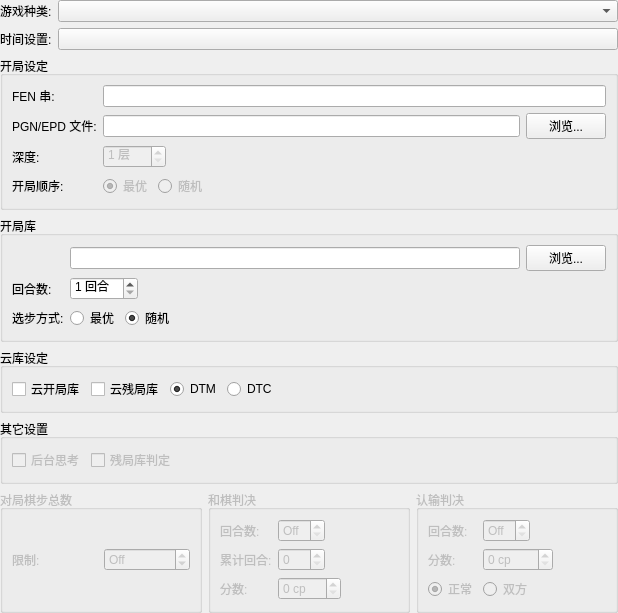
<?xml version="1.0" encoding="UTF-8"?>
<ui version="4.0">
 <class>GameSettingsWidget</class>
 <widget class="QWidget" name="GameSettingsWidget">
  <property name="geometry">
   <rect>
    <x>0</x>
    <y>0</y>
    <width>618</width>
    <height>583</height>
   </rect>
  </property>
  <property name="windowTitle">
   <string>Form</string>
  </property>
  <layout class="QVBoxLayout" name="verticalLayout">
   <property name="leftMargin">
    <number>0</number>
   </property>
   <property name="topMargin">
    <number>0</number>
   </property>
   <property name="rightMargin">
    <number>0</number>
   </property>
   <property name="bottomMargin">
    <number>0</number>
   </property>
   <item>
    <layout class="QFormLayout" name="formLayout_2">
     <property name="sizeConstraint">
      <enum>QLayout::SetFixedSize</enum>
     </property>
     <property name="fieldGrowthPolicy">
      <enum>QFormLayout::AllNonFixedFieldsGrow</enum>
     </property>
     <item row="1" column="0">
      <widget class="QLabel" name="m_variantLabel">
       <property name="text">
        <string>游戏种类:</string>
       </property>
       <property name="buddy">
        <cstring>m_variantCombo</cstring>
       </property>
      </widget>
     </item>
     <item row="1" column="1">
      <widget class="QComboBox" name="m_variantCombo"/>
     </item>
     <item row="2" column="0">
      <widget class="QLabel" name="m_timeControlLabel">
       <property name="text">
        <string>时间设置:</string>
       </property>
       <property name="buddy">
        <cstring>m_timeControlBtn</cstring>
       </property>
      </widget>
     </item>
     <item row="2" column="1">
      <widget class="QPushButton" name="m_timeControlBtn">
       <property name="text">
        <string/>
       </property>
      </widget>
     </item>
    </layout>
   </item>
   <item>
    <widget class="QGroupBox" name="groupBox_3">
     <property name="enabled">
      <bool>true</bool>
     </property>
     <property name="title">
      <string>开局设定</string>
     </property>
     <layout class="QFormLayout" name="formLayout_4">
      <property name="fieldGrowthPolicy">
       <enum>QFormLayout::ExpandingFieldsGrow</enum>
      </property>
      <item row="1" column="0">
       <widget class="QLabel" name="m_pgnEpdLabel">
        <property name="text">
         <string>PGN/EPD 文件:</string>
        </property>
        <property name="buddy">
         <cstring>m_openingSuiteEdit</cstring>
        </property>
       </widget>
      </item>
      <item row="1" column="1">
       <layout class="QHBoxLayout" name="horizontalLayout_2">
        <item>
         <widget class="QLineEdit" name="m_openingSuiteEdit"/>
        </item>
        <item>
         <widget class="QPushButton" name="m_browseOpeningSuiteBtn">
          <property name="text">
           <string>浏览...</string>
          </property>
         </widget>
        </item>
       </layout>
      </item>
      <item row="3" column="0">
       <widget class="QLabel" name="m_openingOrderLabel">
        <property name="text">
         <string>开局顺序:</string>
        </property>
        <property name="buddy">
         <cstring>m_seqOrderRadio</cstring>
        </property>
       </widget>
      </item>
      <item row="3" column="1">
       <layout class="QHBoxLayout" name="horizontalLayout_3">
        <item>
         <widget class="QRadioButton" name="m_seqOrderRadio">
          <property name="enabled">
           <bool>false</bool>
          </property>
          <property name="text">
           <string>最优</string>
          </property>
          <property name="checked">
           <bool>true</bool>
          </property>
          <property name="autoExclusive">
           <bool>true</bool>
          </property>
         </widget>
        </item>
        <item>
         <widget class="QRadioButton" name="m_randomOrderRadio">
          <property name="enabled">
           <bool>false</bool>
          </property>
          <property name="text">
           <string>随机</string>
          </property>
          <property name="checked">
           <bool>false</bool>
          </property>
         </widget>
        </item>
        <item>
         <spacer name="horizontalSpacer">
          <property name="orientation">
           <enum>Qt::Horizontal</enum>
          </property>
          <property name="sizeHint" stdset="0">
           <size>
            <width>40</width>
            <height>20</height>
           </size>
          </property>
         </spacer>
        </item>
       </layout>
      </item>
      <item row="2" column="0">
       <widget class="QLabel" name="m_openingSuiteDepth">
        <property name="text">
         <string>深度:</string>
        </property>
       </widget>
      </item>
      <item row="2" column="1">
       <widget class="QSpinBox" name="m_openingSuiteDepthSpin">
        <property name="enabled">
         <bool>false</bool>
        </property>
        <property name="suffix">
         <string> 层</string>
        </property>
        <property name="minimum">
         <number>1</number>
        </property>
        <property name="maximum">
         <number>999</number>
        </property>
       </widget>
      </item>
      <item row="0" column="0">
       <widget class="QLabel" name="m_fenLabel">
        <property name="text">
         <string>FEN 串:</string>
        </property>
        <property name="buddy">
         <cstring>m_fenEdit</cstring>
        </property>
       </widget>
      </item>
      <item row="0" column="1">
       <widget class="QLineEdit" name="m_fenEdit">
        <property name="maxLength">
         <number>128</number>
        </property>
       </widget>
      </item>
     </layout>
    </widget>
   </item>
   <item>
    <widget class="QGroupBox" name="m_openingBookGroup">
     <property name="enabled">
      <bool>true</bool>
     </property>
     <property name="title">
      <string>开局库</string>
     </property>
     <layout class="QFormLayout" name="formLayout_5">
      <property name="fieldGrowthPolicy">
       <enum>QFormLayout::ExpandingFieldsGrow</enum>
      </property>
      <item row="0" column="1">
       <layout class="QHBoxLayout" name="horizontalLayout_4">
        <item>
         <widget class="QLineEdit" name="m_polyglotFileEdit"/>
        </item>
        <item>
         <widget class="QPushButton" name="m_browsePolyglotFile">
          <property name="text">
           <string>浏览...</string>
          </property>
         </widget>
        </item>
       </layout>
      </item>
      <item row="1" column="0">
       <widget class="QLabel" name="m_polyglotDepthLabel">
        <property name="enabled">
         <bool>true</bool>
        </property>
        <property name="text">
         <string>回合数:</string>
        </property>
        <property name="buddy">
         <cstring>m_polyglotDepthSpin</cstring>
        </property>
       </widget>
      </item>
      <item row="1" column="1">
       <widget class="QSpinBox" name="m_polyglotDepthSpin">
        <property name="enabled">
         <bool>true</bool>
        </property>
        <property name="suffix">
         <string> 回合</string>
        </property>
        <property name="minimum">
         <number>1</number>
        </property>
       </widget>
      </item>
      <item row="3" column="0">
       <widget class="QLabel" name="m_polyglotAccessMode">
        <property name="enabled">
         <bool>true</bool>
        </property>
        <property name="text">
         <string>选步方式:</string>
        </property>
        <property name="buddy">
         <cstring>m_ramAccessRadio</cstring>
        </property>
       </widget>
      </item>
      <item row="3" column="1">
       <layout class="QHBoxLayout" name="horizontalLayout_5">
        <item>
         <widget class="QRadioButton" name="m_BesMoveRadio">
          <property name="enabled">
           <bool>true</bool>
          </property>
          <property name="toolTip">
           <string>自动选择最高的评分走棋</string>
          </property>
          <property name="text">
           <string>最优</string>
          </property>
         </widget>
        </item>
        <item>
         <widget class="QRadioButton" name="m_ramAccessRadio">
          <property name="enabled">
           <bool>true</bool>
          </property>
          <property name="toolTip">
           <string>随便选择大于0分的棋步</string>
          </property>
          <property name="text">
           <string>随机</string>
          </property>
          <property name="checked">
           <bool>true</bool>
          </property>
         </widget>
        </item>
        <item>
         <spacer name="horizontalSpacer_2">
          <property name="orientation">
           <enum>Qt::Horizontal</enum>
          </property>
          <property name="sizeHint" stdset="0">
           <size>
            <width>40</width>
            <height>20</height>
           </size>
          </property>
         </spacer>
        </item>
       </layout>
      </item>
     </layout>
    </widget>
   </item>
   <item>
    <widget class="QGroupBox" name="groupBox">
     <property name="title">
      <string>云库设定</string>
     </property>
     <layout class="QVBoxLayout" name="verticalLayout_2">
      <item>
       <layout class="QHBoxLayout" name="horizontalLayout_9">
        <item>
         <widget class="QCheckBox" name="checkBoxUseYunOpengame">
          <property name="text">
           <string>云开局库</string>
          </property>
         </widget>
        </item>
        <item>
         <widget class="QCheckBox" name="checkBoxUseYunEndgame">
          <property name="text">
           <string>云残局库</string>
          </property>
         </widget>
        </item>
        <item>
         <widget class="QRadioButton" name="radioButtonYunDTM">
          <property name="text">
           <string>DTM</string>
          </property>
          <property name="checked">
           <bool>true</bool>
          </property>
         </widget>
        </item>
        <item>
         <widget class="QRadioButton" name="radioButtonYunDTC">
          <property name="text">
           <string>DTC</string>
          </property>
          <property name="checked">
           <bool>false</bool>
          </property>
         </widget>
        </item>
        <item>
         <spacer name="horizontalSpacer_3">
          <property name="orientation">
           <enum>Qt::Horizontal</enum>
          </property>
          <property name="sizeHint" stdset="0">
           <size>
            <width>40</width>
            <height>20</height>
           </size>
          </property>
         </spacer>
        </item>
       </layout>
      </item>
     </layout>
    </widget>
   </item>
   <item>
    <widget class="QGroupBox" name="groupBox_2">
     <property name="title">
      <string>其它设置</string>
     </property>
     <layout class="QHBoxLayout" name="horizontalLayout_8">
      <item>
       <widget class="QCheckBox" name="m_ponderingCheck">
        <property name="enabled">
         <bool>false</bool>
        </property>
        <property name="text">
         <string>后台思考</string>
        </property>
       </widget>
      </item>
      <item>
       <widget class="QCheckBox" name="m_tbCheck">
        <property name="enabled">
         <bool>false</bool>
        </property>
        <property name="text">
         <string>残局库判定</string>
        </property>
       </widget>
      </item>
      <item>
       <spacer name="horizontalSpacer_4">
        <property name="orientation">
         <enum>Qt::Horizontal</enum>
        </property>
        <property name="sizeHint" stdset="0">
         <size>
          <width>40</width>
          <height>20</height>
         </size>
        </property>
       </spacer>
      </item>
     </layout>
    </widget>
   </item>
   <item>
    <layout class="QHBoxLayout" name="horizontalLayout_7">
     <item>
      <widget class="QGroupBox" name="m_gameLengthGroup">
       <property name="enabled">
        <bool>false</bool>
       </property>
       <property name="title">
        <string>对局棋步总数</string>
       </property>
       <layout class="QHBoxLayout" name="horizontalLayout">
        <item>
         <widget class="QLabel" name="m_maxGameLengthLabel">
          <property name="text">
           <string>限制:</string>
          </property>
         </widget>
        </item>
        <item>
         <widget class="QSpinBox" name="m_maxGameLengthSpin">
          <property name="toolTip">
           <string>对局达到限定棋步后，强制判和。</string>
          </property>
          <property name="toolTipDuration">
           <number>-1</number>
          </property>
          <property name="wrapping">
           <bool>true</bool>
          </property>
          <property name="specialValueText">
           <string>Off</string>
          </property>
          <property name="suffix">
           <string>  步</string>
          </property>
          <property name="minimum">
           <number>0</number>
          </property>
          <property name="maximum">
           <number>5000</number>
          </property>
          <property name="value">
           <number>0</number>
          </property>
         </widget>
        </item>
       </layout>
      </widget>
     </item>
     <item>
      <widget class="QGroupBox" name="m_drawAdjudicationGroup">
       <property name="enabled">
        <bool>false</bool>
       </property>
       <property name="title">
        <string>和棋判决</string>
       </property>
       <layout class="QFormLayout" name="formLayout">
        <property name="fieldGrowthPolicy">
         <enum>QFormLayout::ExpandingFieldsGrow</enum>
        </property>
        <item row="0" column="0">
         <widget class="QLabel" name="m_drawMoveNumberLabel">
          <property name="text">
           <string>回合数:</string>
          </property>
          <property name="buddy">
           <cstring>m_drawMoveNumberSpin</cstring>
          </property>
         </widget>
        </item>
        <item row="0" column="1">
         <widget class="QSpinBox" name="m_drawMoveNumberSpin">
          <property name="toolTip">
           <string>该对局将在下了这么多完整回合后判和。0 值禁用和棋判决。</string>
          </property>
          <property name="specialValueText">
           <string>Off</string>
          </property>
          <property name="minimum">
           <number>0</number>
          </property>
          <property name="maximum">
           <number>999</number>
          </property>
          <property name="value">
           <number>0</number>
          </property>
         </widget>
        </item>
        <item row="1" column="0">
         <widget class="QLabel" name="m_drawMoveCountLabel">
          <property name="text">
           <string>累计回合:</string>
          </property>
          <property name="buddy">
           <cstring>m_drawMoveCountSpin</cstring>
          </property>
         </widget>
        </item>
        <item row="1" column="1">
         <widget class="QSpinBox" name="m_drawMoveCountSpin">
          <property name="enabled">
           <bool>false</bool>
          </property>
          <property name="toolTip">
           <string>两位选手的分数都需要在这么多连续回合间位于选定的阈值内。</string>
          </property>
          <property name="maximum">
           <number>999</number>
          </property>
         </widget>
        </item>
        <item row="2" column="0">
         <widget class="QLabel" name="m_drawScoreLabel">
          <property name="text">
           <string>分数:</string>
          </property>
          <property name="buddy">
           <cstring>m_drawScoreSpin</cstring>
          </property>
         </widget>
        </item>
        <item row="2" column="1">
         <widget class="QSpinBox" name="m_drawScoreSpin">
          <property name="enabled">
           <bool>false</bool>
          </property>
          <property name="toolTip">
           <string>两位选手的分数必须都在距离零这么多百分兵的范围内。</string>
          </property>
          <property name="suffix">
           <string> cp</string>
          </property>
          <property name="maximum">
           <number>999</number>
          </property>
         </widget>
        </item>
       </layout>
      </widget>
     </item>
     <item>
      <widget class="QGroupBox" name="m_resignAdjudicationGroup">
       <property name="enabled">
        <bool>false</bool>
       </property>
       <property name="sizePolicy">
        <sizepolicy hsizetype="Preferred" vsizetype="Fixed">
         <horstretch>0</horstretch>
         <verstretch>0</verstretch>
        </sizepolicy>
       </property>
       <property name="toolTip">
        <string/>
       </property>
       <property name="title">
        <string>认输判决</string>
       </property>
       <layout class="QFormLayout" name="formLayout_3">
        <property name="fieldGrowthPolicy">
         <enum>QFormLayout::ExpandingFieldsGrow</enum>
        </property>
        <item row="1" column="0">
         <widget class="QLabel" name="m_resignMoveCountLabel">
          <property name="text">
           <string>回合数:</string>
          </property>
          <property name="buddy">
           <cstring>m_resignMoveCountSpin</cstring>
          </property>
         </widget>
        </item>
        <item row="1" column="1">
         <widget class="QSpinBox" name="m_resignMoveCountSpin">
          <property name="toolTip">
           <string>如果一个引擎的分数在至少这么多连续回合间低于阈值，认输判决将被采用。</string>
          </property>
          <property name="specialValueText">
           <string>Off</string>
          </property>
          <property name="maximum">
           <number>999</number>
          </property>
         </widget>
        </item>
        <item row="2" column="0">
         <widget class="QLabel" name="m_resignScoreLabel">
          <property name="text">
           <string>分数:</string>
          </property>
          <property name="buddy">
           <cstring>m_resignScoreSpin</cstring>
          </property>
         </widget>
        </item>
        <item row="2" column="1">
         <widget class="QSpinBox" name="m_resignScoreSpin">
          <property name="enabled">
           <bool>false</bool>
          </property>
          <property name="toolTip">
           <string>分数必须至少负这么多百分兵。</string>
          </property>
          <property name="specialValueText">
           <string/>
          </property>
          <property name="suffix">
           <string> cp</string>
          </property>
          <property name="maximum">
           <number>9999</number>
          </property>
         </widget>
        </item>
        <item row="3" column="0">
         <widget class="QRadioButton" name="m_resignNormalRadio">
          <property name="sizePolicy">
           <sizepolicy hsizetype="Preferred" vsizetype="Preferred">
            <horstretch>0</horstretch>
            <verstretch>0</verstretch>
           </sizepolicy>
          </property>
          <property name="toolTip">
           <string>认输判决只取决于失败方的分数。</string>
          </property>
          <property name="text">
           <string>正常</string>
          </property>
          <property name="checked">
           <bool>true</bool>
          </property>
         </widget>
        </item>
        <item row="3" column="1">
         <widget class="QRadioButton" name="m_resignTwoSidedRadio">
          <property name="toolTip">
           <string> 必须双方表明决定性的分数。</string>
          </property>
          <property name="text">
           <string>双方</string>
          </property>
         </widget>
        </item>
       </layout>
      </widget>
     </item>
    </layout>
   </item>
  </layout>
 </widget>
 <resources/>
 <connections/>
</ui>
